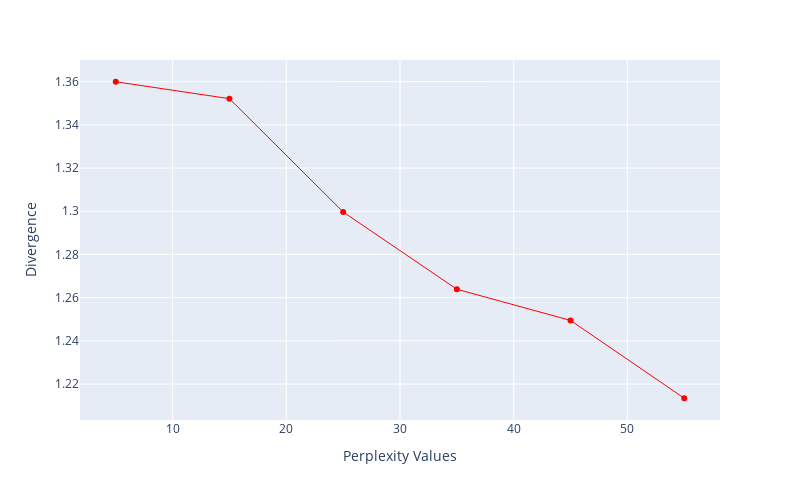

Notebook cell for this chart:
### Code cell
fig=px.line(x=perplexity, y=divergence, markers=True, width=800, height=500)
fig.update_layout(xaxis_title="Perplexity Values", yaxis_title="Divergence")
fig.update_traces(line_color="red", line_width=1)

### Figure 1 — Plotly figure (JSON) as saved in the notebook; plotly's stock layout.template omitted (floating-point values rounded to 4 significant figures)
{"data": [{"hovertemplate": "x=%{x}<br>y=%{y}<extra></extra>", "legendgroup": "", "line": {"color": "red", "dash": "solid", "width": 1}, "marker": {"symbol": "circle"}, "mode": "lines+markers", "name": "", "orientation": "v", "showlegend": false, "type": "scatter", "x": [5, 15, 25, 35, 45, 55], "xaxis": "x", "y": [1.36, 1.352, 1.3, 1.264, 1.249, 1.213], "yaxis": "y"}], "layout": {"height": 500, "legend": {"tracegroupgap": 0}, "margin": {"t": 60}, "width": 800, "xaxis": {"anchor": "y", "domain": [0, 1], "title": {"text": "Perplexity Values"}}, "yaxis": {"anchor": "x", "domain": [0, 1], "title": {"text": "Divergence"}}}}
